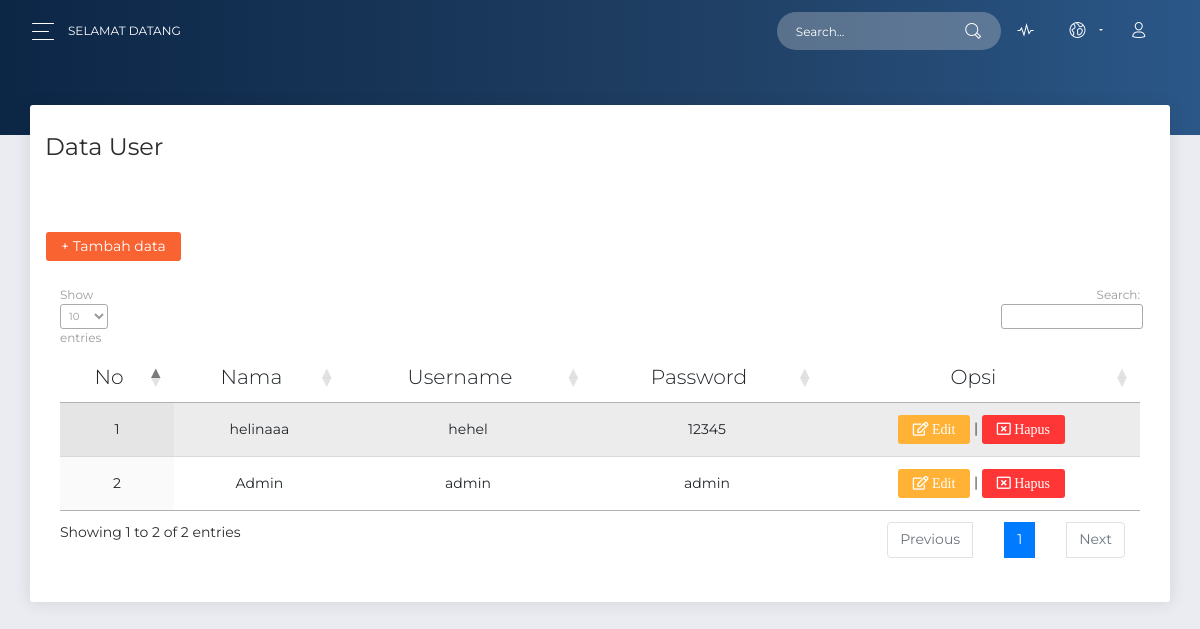
Screenshot of /user.php (signed in) with the database file from the repository.
### tables this page shows
CREATE TABLE `user` (
  `id` int(11) NOT NULL,
  `nama` varchar(225) NOT NULL,
  `username` varchar(225) NOT NULL,
  `password` varchar(225) NOT NULL
);

### user.php (the view, shortened to what this page needs)
<?php $page = 'user'; include  './template/header.php';
?>
<?php
include './template/navbar.php';
?>
<div class="panel-header panel-header-sm">
      </div>
      <div class="content">
        <div class="row">
          <div class="col-md-12">
            <div class="card ">
              <div class="card-header ">
      <h4 class="card-title">Data User</h4>
                </div>
                <div class="card-body">
                  <h4><a class="btn btn-primary btn-sm" href="tambah_user.php">+ Tambah data</a></h4>
                  <div class="table-responsive">
                    <table id="basic-datatables" class="display table table-striped table-hover" >
                      <thead>
                        <tr>
                            <th style='text-align:center;'>No</th>
                            <th style='text-align:center;'>Nama</th>
                            <th style='text-align:center;'>Username</th>
                            <th style='text-align:center;'>Password</th>
                          <th style='text-align:center;'>Opsi</th>
                        </tr>
                      </thead>
                      <tbody>
                      <?php
                        $query_mysql = mysql_query("SELECT * FROM user")or die(mysql_error());
                        $nomor = 1;
                        while($data = mysql_fetch_array($query_mysql))
                        {
                      ?>
                          <tr>
                          <td style='text-align:center;'><?php echo $nomor++; ?></td>
                          <td style='text-align:center;'><?php echo $data['nama']; ?></td>
                          <td style='text-align:center;'><?php echo $data['username']; ?></td>
                          <td style='text-align:center;'><?php echo $data['password']; ?></td>
                        <td style='text-align:center;'><a class="btn btn-warning btn-sm" href="edit_user.php?id=<?php echo $data['id']; ?>"><i class="far fa-edit"> Edit</i></a> | <a class="btn btn-danger btn-sm" href="./user/hapus_user.php?id=<?php echo $data['id']; ?>"><i class="far fa-window-close"> Hapus</i></a></td>
                         </tr>
                      <?php } ?>
                      </tbody>
                    </table>
                  </div>
                </div>
              </div>
            </div>
          </div>
        </div>
      </div>
    </div>
<?php
include './template/footer.php';
?>

### rows the page displays
user: nama "helinaaa", username "hehel", password "12345"
user: nama "Admin", username "admin", password "admin"
